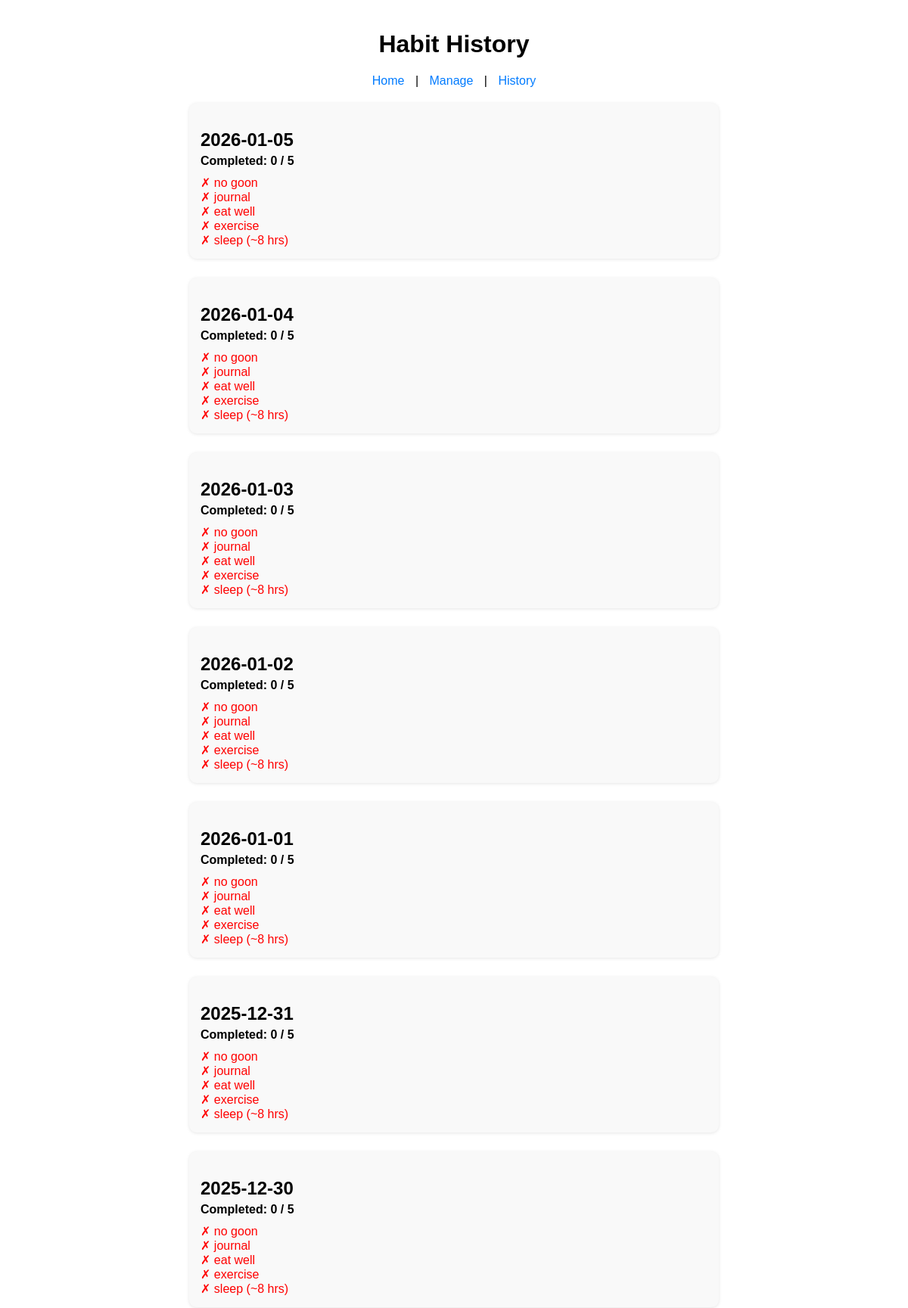
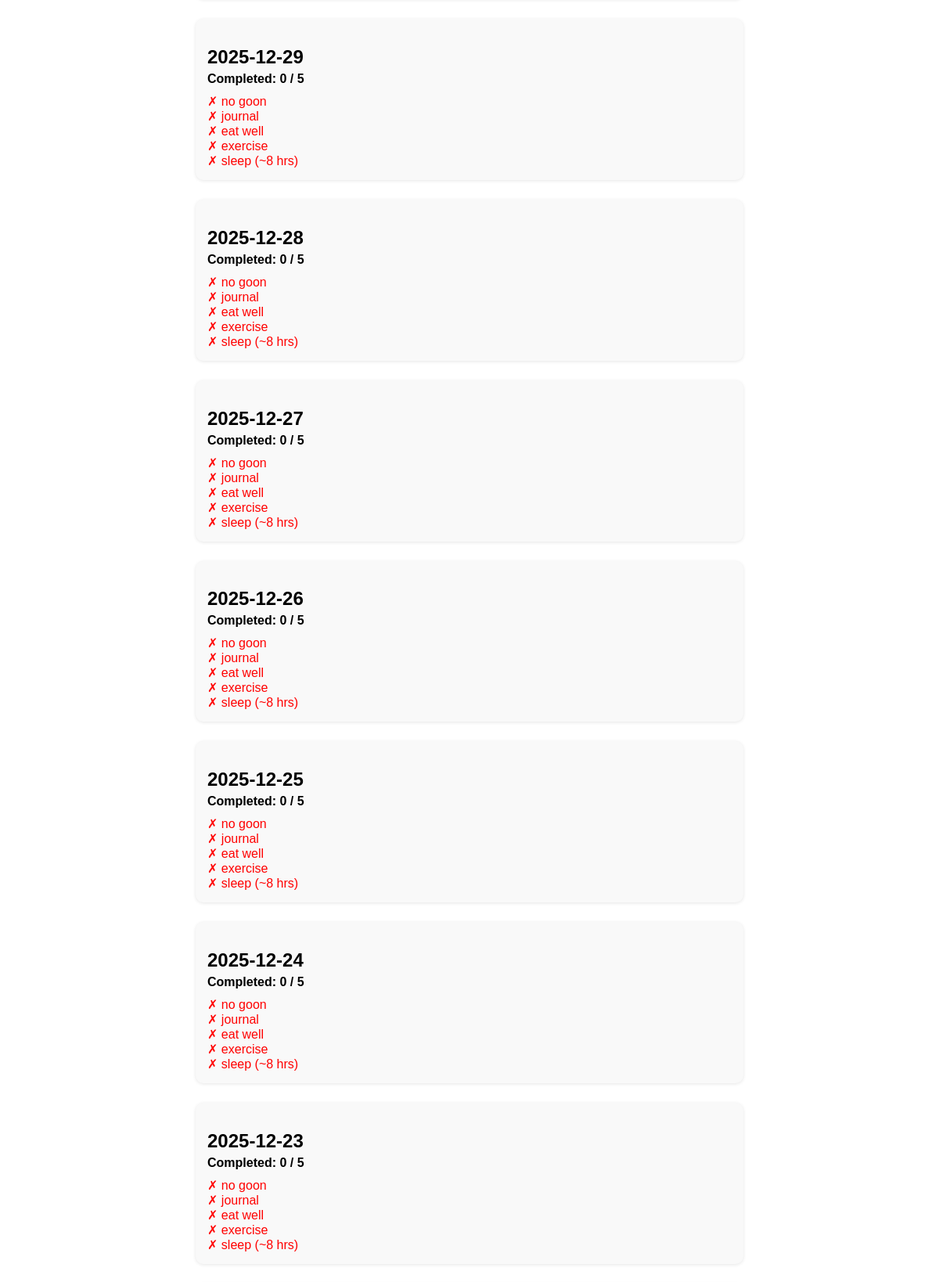
The app's page /history (upper part) with its own data (2 pictures, top to bottom).
### tables this page shows
CREATE TABLE habits (
            id INTEGER PRIMARY KEY AUTOINCREMENT,
            name TEXT NOT NULL
        );

### app.py (the view)
@app.route('/history')
def history():
    conn = sqlite3.connect('habits.db')
    cursor = conn.cursor()
    cursor.execute('SELECT id, name FROM habits')
    habits = cursor.fetchall()
    habit_dict = {h[0]: h[1] for h in habits}
    total_habits = len(habit_dict)
    cursor.execute('SELECT habit_id, date FROM completions')
    completions = cursor.fetchall()
    conn.close()
    completed_by_day = {}
    for habit_id, d in completions:
        completed_by_day.setdefault(d, set()).add(habit_dict[habit_id])
    start_date = date(2025, 11, 1)
    end_date = date.today()
    delta = timedelta(days=1)
    history_dict = {}
    current = start_date
    while current <= end_date:
        d_str = current.isoformat()
        done = completed_by_day.get(d_str, set())
        missed = set(habit_dict.values()) - done
        history_dict[d_str] = {
            'done': done,
            'missed': missed,
            'count': f"{len(done)} / {total_habits}"
        }
        current += delta
    sorted_history = sorted(history_dict.items(), reverse=True)
    return render_template('history.html', history=sorted_history)

### templates/history.html (shortened to what this page needs)
<!DOCTYPE html>
<html>
<head>
</head>
<body>
    <h1>Habit History</h1>
    <div class="nav">
        <a href="/">Home</a> |
        <a href="/manage">Manage</a> |
        <a href="/history">History</a>
    </div>
    {% for d, data in history %}
    <div class="day">
        <h2>{{ d }}</h2>
        <div class="summary">Completed: {{ data['count'] }}</div>
        {% for h in data['missed'] %}
            <div class="missed">✗ {{ h }}</div>
        {% endfor %}
    </div>
    {% endfor %}
</body>
</html>

### templates/history.html (style rules this page uses)
body { font-family: Arial, sans-serif; max-width: 700px; margin: 40px auto; }
h1 { text-align: center; }
.nav { text-align: center; margin-bottom: 20px; }
.nav a { margin: 0 10px; text-decoration: none; color: #007BFF; }
.day { margin-bottom: 25px; background: #f9f9f9; padding: 15px; border-radius: 10px; box-shadow: 0 1px 4px rgba(0,0,0,0.1); }
.day h2 { margin-bottom: 5px; }
.summary { font-weight: bold; margin-bottom: 10px; }
.missed { color: red; }

### records on screen
habits: name "no goon"
habits: name "journal"
habits: name "eat well"
habits: name "exercise"
habits: name "sleep (~8 hrs)"

### other values on screen
{{ d }} "2026-01-05" "2026-01-04" "2026-01-03" "2026-01-02" "2026-01-01" "2025-12-31" "2025-12-30" "2025-12-29" "2025-12-28" "2025-12-27" "2025-12-26" "2025-12-25" "2025-12-24" "2025-12-23"
{{ data['count'] }} "0 / 5" "0 / 5" "0 / 5" "0 / 5" "0 / 5" "0 / 5" "0 / 5" "0 / 5" "0 / 5" "0 / 5" "0 / 5" "0 / 5" "0 / 5" "0 / 5"
